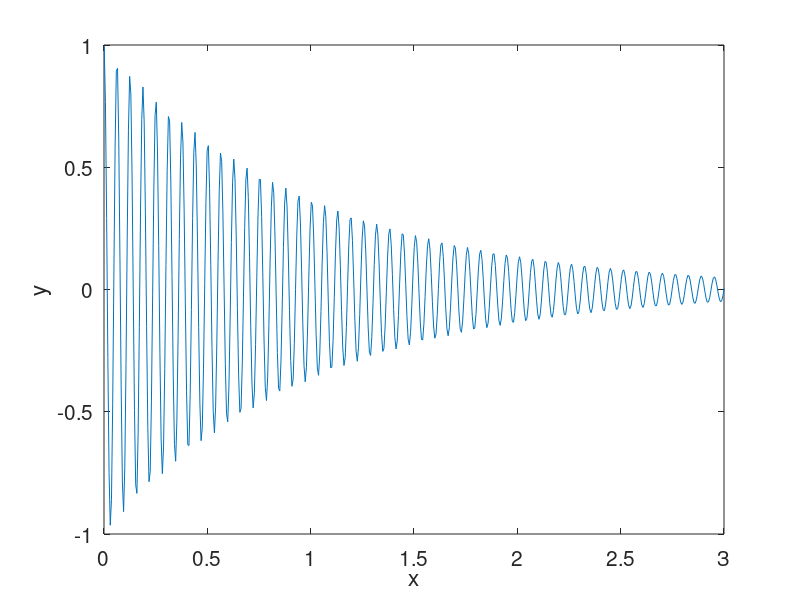

The MATLAB source for this figure:
clear all
close all

%------
% prepare graphs of a Filon function
%------

N=2*2*128;
a=0.0;
b=3.0;

k=100.0;

Dx=(b-a)/N;

hold on

%---
for repeat=1:1

for i=1:N+1
 x(i) = 0.001+ a +(i-1)*Dx;
 y(i) = exp(-x(i)) *cos(k*x(i));
end
if(repeat==1)
plot(x,y);
else
end

end
%---

%axis([0, 1, 0, 10])
axis([0, 3, -1, 1])
xlabel('x','fontsize',15)
ylabel('y','fontsize',15)
set(gca,'fontsize',15)
box
